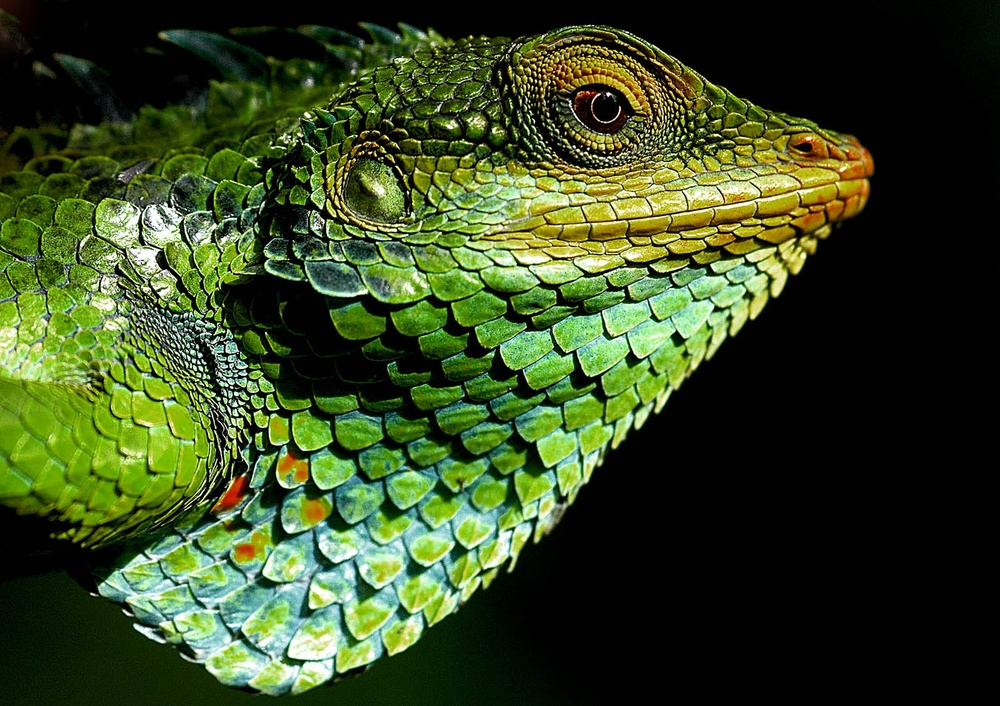
#> input picture img/lizard.jpg, 1000 x 706 px, shrunk from 2560 x 1807 before the run, found by its file name
$ python main.py   (older library calls are emulated)
#> lines starting #> are read from the running program, lines starting #| are printed output that depends on the picture; long printed decimals are rounded
import cv2
import numpy as np

LOW_THRESH, HIGH_THRESH = 75, 200  # TODO: This needs to be tuned

def main():
    image = cv2.imread("img/lizard.jpg", cv2.IMREAD_GRAYSCALE)
#> image: shape (706, 1000); min 0, max 255, mean 62.5
    hsv = cv2.cvtColor(cv2.imread("img/lizard.jpg"), cv2.COLOR_BGR2HSV)
#> hsv: shape (706, 1000, 3); mean H, S, V 33, 116.2, 73

    H, W = image.shape
#> H = 706; W = 1000

    sobel_gx = np.array([
        [-1, 0, 1],
        [-2, 0, 2],
        [-1, 0, 1]
    ])

    sobel_gy = np.array([
        [1, 2, 1],
        [0, 0, 0],
        [-1, -2, -1]
    ])

    guass_image = cv2.filter2D(src=image, ddepth=-1, kernel=generate_guassian_kernel(size=5, sigma=2))
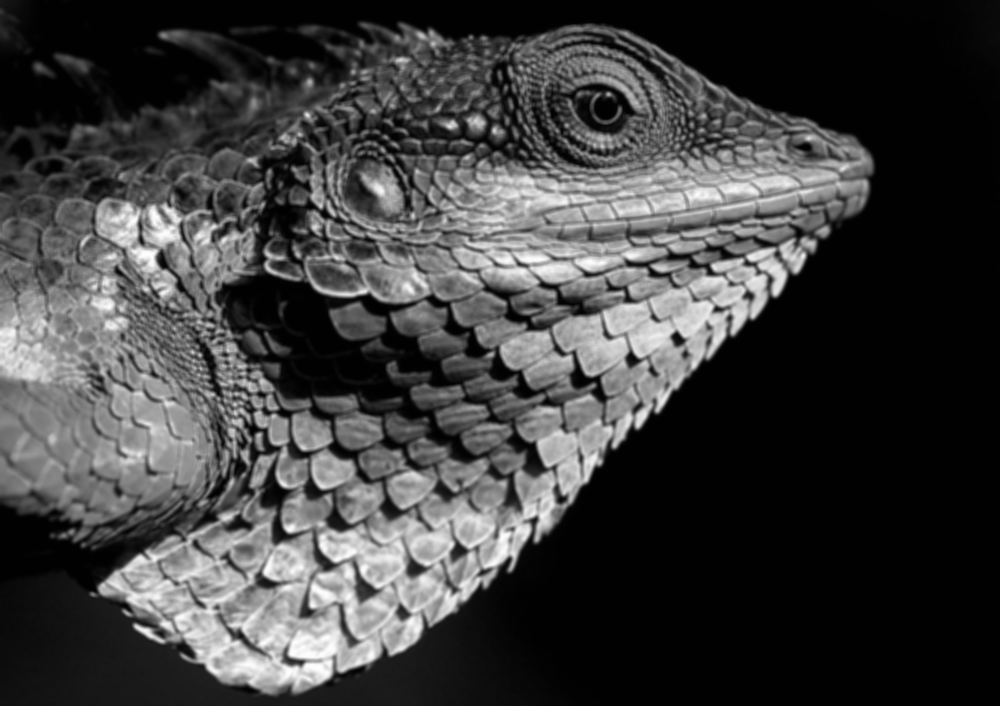
#> guass_image: shape (706, 1000); min 1, max 254, mean 62.5

    gx = cv2.filter2D(src=guass_image, ddepth=cv2.CV_64F, kernel=sobel_gx)
    print_info("gx", gx)
#| gx (706, 1000) 420.0 -420.0
    gy = cv2.filter2D(src=guass_image, ddepth=cv2.CV_64F, kernel=sobel_gy)
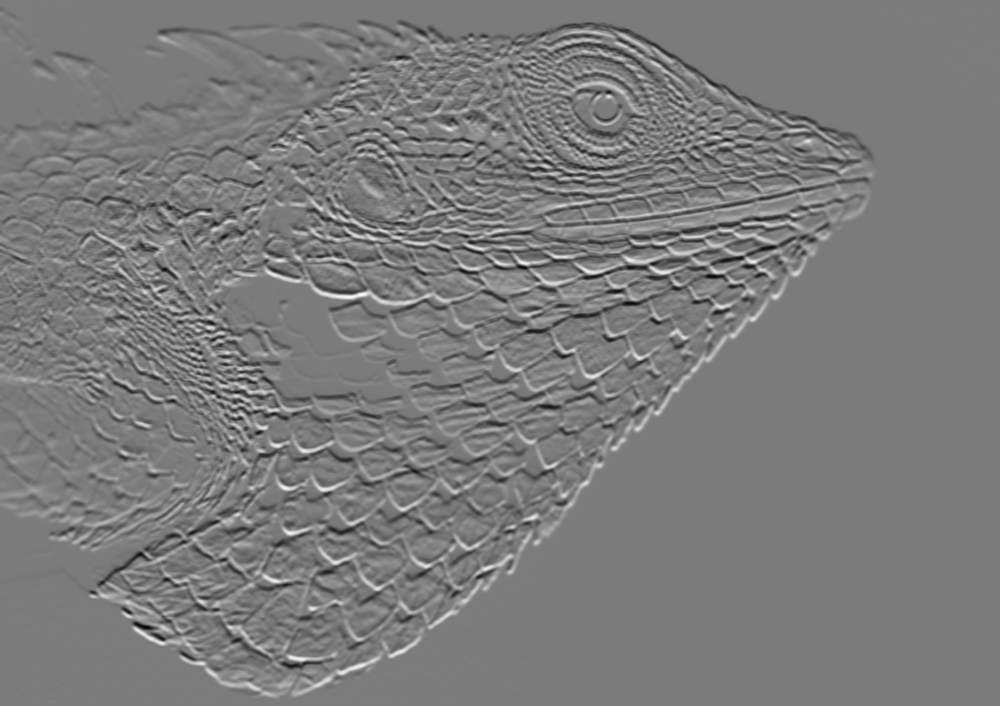
#> gy: shape (706, 1000) float64; min -439, max 466, mean -0.1; drawn with min black and max white
    print_info("gy", gy)
#| gy (706, 1000) 466.0 -439.0

    gradient = np.hypot(gx, gy)
    print_info("gradient", gradient)
#| gradient (706, 1000) 481.001 0.0
    gradient = cv2.normalize(gradient, np.empty_like(gradient), 0, 256, cv2.NORM_MINMAX).astype(np.uint8)
    # cv2.imshow("sobel", gradient)

    direction = np.degrees(np.atan2(gy, gx))
    print_info("direction", direction)
#| direction (706, 1000) 180.0 -179.859
    direction = np.mod(direction + 360, 360)
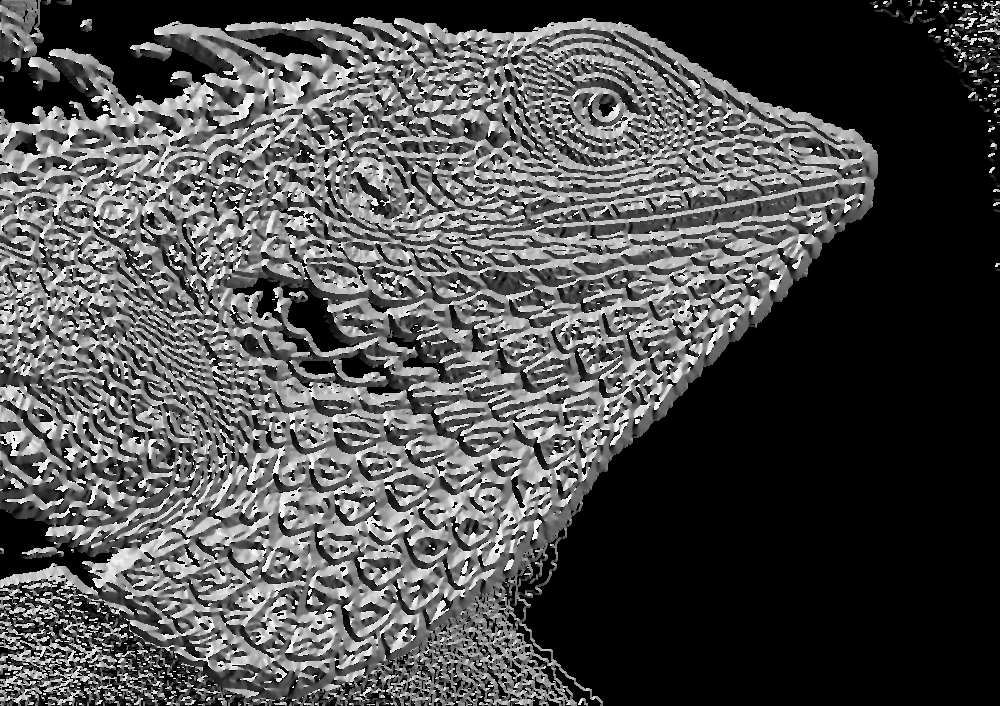
#> direction: shape (706, 1000) float64; min 0, max 359.8, mean 110.9; drawn with min black and max white
    print_info("360 direction", direction)
#| 360 direction (706, 1000) 359.826 0.0

    for i in range(H):
        for j in range(W):
            hsv[i, j][0] = (direction[i, j] / 2.0)
            hsv[i, j][1] = 255
            hsv[i, j][2] = 255
#> hsv: shape (706, 1000, 3); mean H, S, V 55.1, 255, 255

    # cv2.imshow("Direction", cv2.cvtColor(hsv, cv2.COLOR_HSV2BGR))

    direction = np.mod(direction + 180, 180)
    print_info("180 direction", direction)
#| 180 direction (706, 1000) 179.834 0.0
    rounded = round_directions(direction)
#> after the loop in round_directions, `for y in range(H):`:
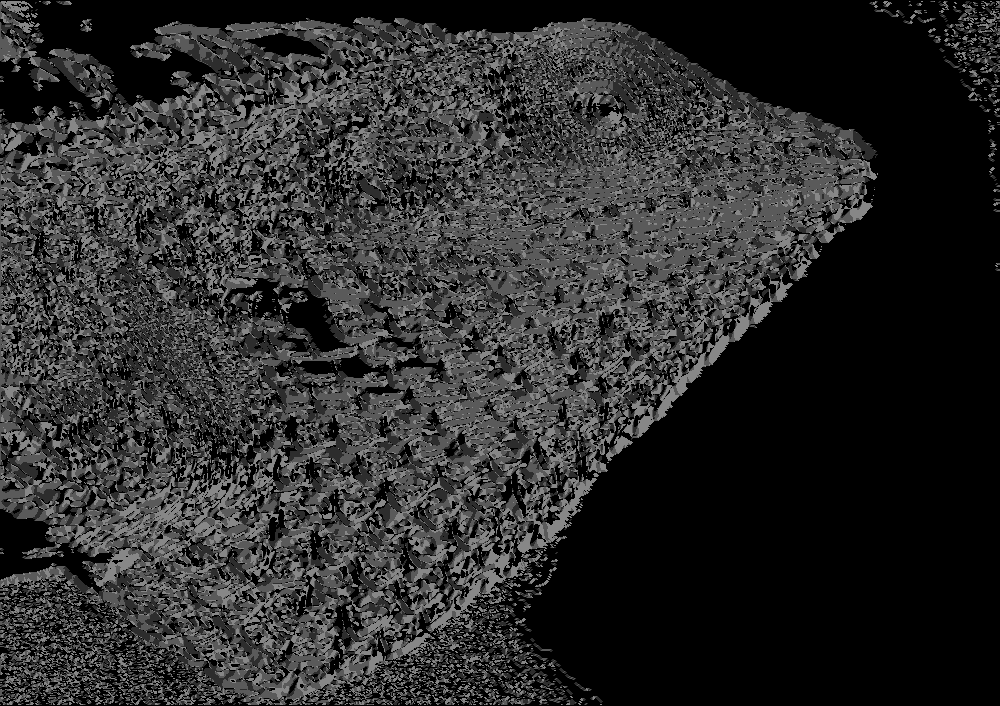
#> quantized: shape (706, 1000) float64; min 0, max 135, mean 44.2
    print_info("rounded", rounded)
#| rounded (706, 1000) 135.0 0.0
    print(validate_rounded_values(rounded))
#| True

    gmt = np.zeros_like(image)
    weak = np.zeros_like(image)
    strong = np.zeros_like(image)
    thresh = np.zeros_like(image)

    # Ignore a 1 pixel border to make NOOB checks better
    # Double thresholding + GMT
    for y in range(1, H - 1):
        for x in range(1, W - 1):
            ang = rounded[y, x]
            mag = gradient[y, x]

            ov1 = ov2 = 0.0

            match ang:
                case 0:
                    ov1, ov2 = gradient[y, x - 1], gradient[y, x + 1]
                case 45:
                    ov1, ov2 = gradient[y - 1, x + 1], gradient[y + 1, x - 1]
                case 90:
                    ov1, ov2 = gradient[y - 1, x], gradient[y + 1, x]
                case 135:
                    ov1, ov2 = gradient[y - 1, x - 1], gradient[y + 1, x + 1]
                case _:
                    raise ValueError("Invalid Angle in Direction array")

            if mag >= ov1 and mag >= ov2:
                gmt[y, x] = mag

    # Double thresholding
    for y in range(H):
        for x in range(W):
            if gmt[y, x] >= HIGH_THRESH:
                strong[y, x] = gmt[y, x]
                thresh[y, x] = 255
            elif gmt[y, x] >= LOW_THRESH:
                weak[y, x] = gmt[y, x]
                thresh[y, x] = 75
            else:
                thresh[y, x] = 0
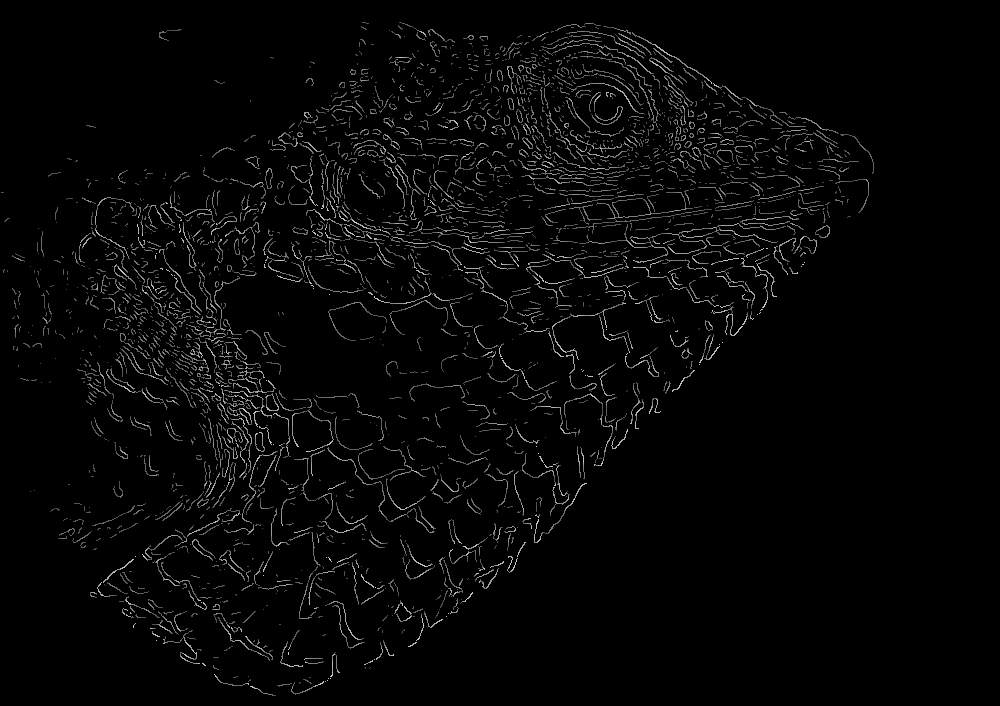
#> weak: shape (706, 1000); min 0, max 199, mean 6.4

    # Hysteresis thresholding
    hysteresis = thresh.copy()
    for y in range(1, H - 1):
        for x in range(1, W - 1):
            for i in range(-1, 1):
                for j in range(-1, 1):
                    if (i != 0 or j != 0) and weak[y + i, x + j] > 0:
                        hysteresis[y, x] = 255
                        break
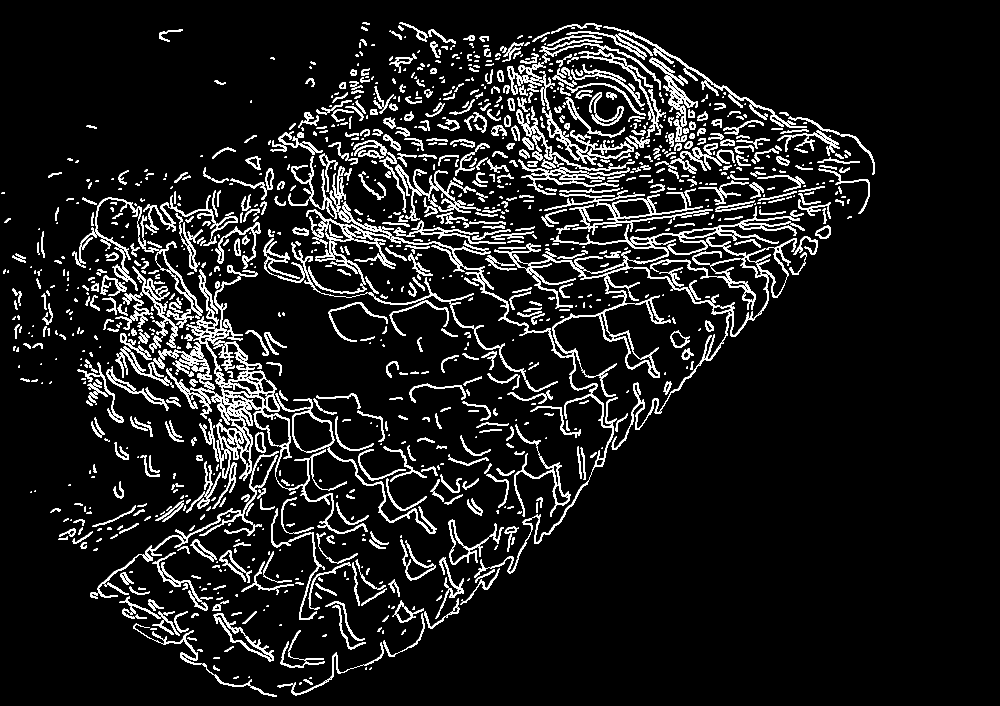
#> hysteresis: shape (706, 1000); min 0, max 255, mean 29.1


    # [9 lines of commented-out code are left out]
    cv2.imshow("Hysteresis", hysteresis)
    cv2.waitKey(0)
    cv2.destroyAllWindows()

def round_directions(direction: np.ndarray) -> np.ndarray:
    H, W = direction.shape
    quantized = np.zeros_like(direction)

    for y in range(H):
        for x in range(W):
            angle = direction[y, x]
            if (angle < 22.5) or (angle >= 157.5):
                quantized[y, x] = 0
            elif angle < 67.5:
                quantized[y, x] = 45
            elif angle < 112.5:
                quantized[y, x] = 90
            elif angle < 157.5:
                quantized[y, x] = 135
            else:
                quantized[y, x] = 0  # fallback

    return quantized

def generate_guassian_kernel(size: int, sigma: int) -> np.ndarray:
    kernel = np.zeros((size, size), dtype=float)
    k = size // 2

    for i in range(size):
        for j in range(size):
            x = i - k
            y = j - k
            kernel[i, j] = np.exp(-(x**2 + y**2) / (2 * sigma**2))

    kernel /= (2 * np.pi * sigma ** 2)
    kernel /= kernel.sum()
    return kernel

def print_info(title: str, arr: np.ndarray):
    print(title, arr.shape, np.max(arr), np.min(arr))

def validate_rounded_values(rounded: np.ndarray) -> np.bool:
    return np.all(np.isin(rounded, [0, 45, 90, 135]))

if __name__ == "__main__":
    main()

$ run again, with img/monkey.jpg copied over img/lizard.jpg
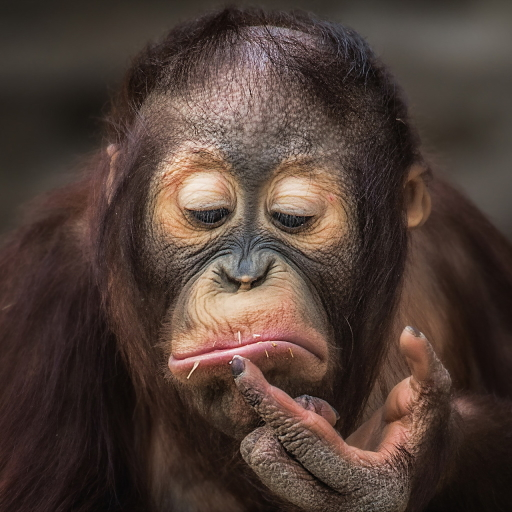
#> input picture img/monkey.jpg, 512 x 512 px, found by its file name
#| gx (512, 512) 198.0 -210.0
#| gy (512, 512) 259.0 -267.0
#| gradient (512, 512) 271.827 0.0
#| direction (512, 512) 180.0 -179.526
#| 360 direction (512, 512) 359.626 0.0
#| 180 direction (512, 512) 179.626 0.0
#> after the loop in round_directions, `for y in range(H):`:
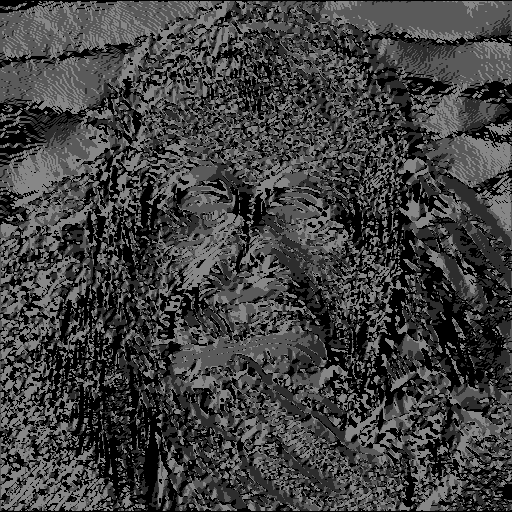
#> quantized: shape (512, 512) float64; min 0, max 135, mean 65.2
#| rounded (512, 512) 135.0 0.0
#| True
#> after the loop in main, `for y in range(1, H - 1):`:
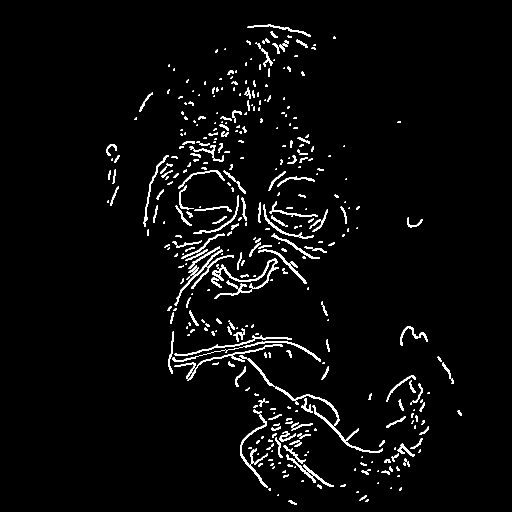
#> hysteresis: shape (512, 512); min 0, max 255, mean 10.6
